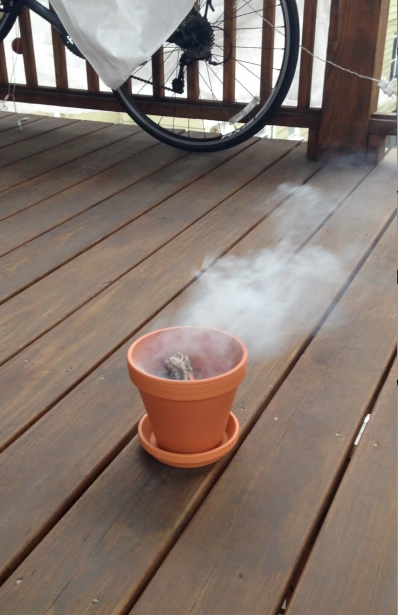
#> input picture data/smoke1.jpeg, 796 x 1230 px (shown at 1/2 size); its folder holds 4 pictures in this run
$ python FinalProject.py   (Python 2 division)   (older library calls are emulated)
#> lines starting #> are read from the running program, lines starting #| are printed output that depends on the picture; after the words box and inside, x2 and y2 are one past the last pixel; in counts of white or black regions, pixels touching at a corner belong together
import numpy as np
import matplotlib.pyplot as plt
import scipy.io as sio
from scipy.misc import imread
from scipy.spatial.distance import cdist
import cv2

def find_shadows(img, clustered_img):
    num_clusters = np.max(clustered_img)
    means = np.zeros((num_clusters,1))

    for cluster in np.arange(num_clusters):
        cluster_pixels = (clustered_img==cluster)
        incluster = np.zeros((cluster_pixels.shape[0],cluster_pixels.shape[1],3))
        incluster[:,:,0] = cluster_pixels
        incluster[:,:,1] = cluster_pixels
        incluster[:,:,2] = cluster_pixels
        meanval = np.sum(img*incluster)/np.sum(incluster)
        means[cluster] = meanval

    threshold = 130
    print means
    return means>threshold


# RECEIVES: the original RGB image
# Uses pixel groupings in multiple directions to create texton features. Using max and min functions
# the algorithm can then select the neighbors most likely to characterize the pixel in question
# RETURNS: normalized feature vector of size (npixels,nfeatures)
def get_segmentation_features(img):

    # Apply 2D filters to image to obtain representations of texture
    # (take into account some subset of nearby pixels)
    img_h = cv2.blur(img,(1,6))
    img_v = cv2.blur(img,(6,1))
    img_bilat = cv2.bilateralFilter(img,9,75,75)

    num_features = 5
    features = np.zeros((img.shape[0] * img.shape[1], num_features))

    for row in xrange(img.shape[0]):
        for col in xrange(img.shape[1]):
            features[row*img.shape[1] + col, :] = np.array([img_bilat[row, col, 0], img_bilat[row, col, 1],
                img_bilat[row, col, 2], row, col])

    norms = features.max(axis=0)
    # Normalize to weigh all features equally
    features_normalized = features / norms

    return features_normalized

# RECEIVES: the original RGB image and an image of the same size with segmentation region assignments
# RETURNS: array of size (nclusters,1) containing the ratio of harris corner pixels to total pixels in the boundary of each segment
def harris_smoke(img, clustered_img):
    bw = cv2.cvtColor(img,cv2.COLOR_BGR2GRAY)
    bw = np.float32(bw)
    num_clusters = np.max(clustered_img)
    ratios = np.zeros((num_clusters,1))

    # Parameters for Harris
    blockSize = 6
    ksize = 3
    k = 0.01

    # Kernel for dilation and erosion
    kernel = np.ones((5,5), np.uint8)

    # Find Harris corners
    har = cv2.cornerHarris(bw,blockSize,ksize,k)
    # har is array of size (H,W) of type float 32 from 1e-8 to 1e08

    for cluster in np.arange(num_clusters):
        cluster_pixels = (clustered_img==cluster)
        # Convert to float for dilate operation
        cluster_pixels = np.float32(cluster_pixels)
        # Eliminate noisy pixels that stand on their own
        cluster_pixels = 1-(cv2.dilate(1-cluster_pixels,kernel))

        dilated_pixels = cv2.dilate(cluster_pixels,kernel,iterations = 2)
        eroded_pixels = cv2.erode(cluster_pixels,kernel)
        # Change data type back to boolean
        border_pixels = (dilated_pixels-eroded_pixels)

        # Threshold imposition
        seg_har = np.logical_and(har>0.00001*har.max(),border_pixels)
        corners = np.sum(seg_har)
        tot = np.sum(border_pixels)
        ratio = np.double(corners)/tot

        ratios[cluster] = ratio

    return ratios

# RECEIVES: the original RGB image and an image of the same size with segmentation region assignments
# RETURNS: array of size (nclusters,1) containing the ratio of canny edge pixels to total pixels in the boundary of each segment
def canny_smoke(img, clustered_img):
    bw = cv2.cvtColor(img,cv2.COLOR_BGR2GRAY)
    bw = np.float32(bw)
    num_clusters = np.max(clustered_img)
    ratios = np.zeros((num_clusters,1))


    # Find Canny edges
    thresh1 = 300
    thresh2 = 400
    edges = cv2.Canny(img,thresh1,thresh2)

    # Kernel for dilation and erosion
    kernel = np.ones((5,5), np.uint8)

    for cluster in np.arange(num_clusters):
        cluster_pixels = (clustered_img==cluster)
        # Convert to float for dilate operation
        cluster_pixels = np.float32(cluster_pixels)

        # Eliminate noisy pixels that stand on their own
        cluster_pixels = 1-(cv2.dilate(1-cluster_pixels,kernel))

        dilated_pixels = cv2.dilate(cluster_pixels,kernel,iterations = 2)
        eroded_pixels = cv2.erode(cluster_pixels,kernel)
        # Change data type back to boolean
        border_pixels = (dilated_pixels-eroded_pixels)

        # Threshold imposition
        seg_can = np.logical_and(edges/255==1,border_pixels)
        edgecount = np.sum(seg_can)
        tot = np.sum(border_pixels)
        ratio = np.double(edgecount)/tot

        # plt.subplot(224), plt.imshow(border_pixels - 0.5*seg_can)
        # plt.title('Edges on Boundary'), plt.xticks([]), plt.yticks([])

        ratios[cluster] = ratio

    plt.subplot(223), plt.imshow(edges),
    plt.title('Canny Edges'), plt.xticks([]), plt.yticks([])
    return ratios

# RECEIVES: original rgb image, feature vector of size (npixels,nfeatures), and scalar bandwidth parameter\
# RETURNS: image of size (H,W) containing the segmentation assignment of each pixel
def meanshift_segmentation(im, features, bandwidth):
    H = im.shape[0];
    W = im.shape[1];
    num_pixels = features.shape[0];
    num_features = features.shape[1]
    centroids = np.empty((0,num_features))
    # Keep track of pixels to be tested
    pixels = np.arange(num_pixels)
    unseen = np.ones((num_pixels,),dtype=bool)
    # Until all pixels have been added to a cluster
    while(unseen.any()):
        # Randomly choose a *new* pixel to test
        pixel = np.random.choice(pixels[unseen])
        meanvec = features[pixel,:]
        oldmean = meanvec+bandwidth # Make sure to enter loop once
        while(np.linalg.norm(meanvec-oldmean)>0.01*bandwidth):
            oldmean = meanvec
            # Find all other pixels within bandwith distance of mean
            sqdist = np.sum(np.square(meanvec-features),axis=1)
            withinbw = np.array(sqdist<bandwidth**2)
            # Record that certain pixels have been clustered already
            unseen[withinbw] = False
            # Re-compute centroid of mean vector
            meanvec = np.mean(features[withinbw,:],axis=0)
        # Compare meanvec to others and merge if necessary
        newcluster = np.sum(np.square(centroids-meanvec),axis=1)
        newcluster = newcluster<(bandwidth/2)**2
        if(~newcluster.any()):
            meanvec = np.reshape(meanvec,(1,num_features))
            centroids = np.vstack((centroids,meanvec))
    # Vectorized: Assign all points to their nearest cluster by creating matrices of (npixels,nfeatures,nclusters)
    centroids = np.reshape(centroids,(centroids.shape[0],centroids.shape[1],1))
    centroids = np.swapaxes(centroids,0,2)
    centroids_mat = np.tile(centroids,(num_pixels,1,1))
    features = np.reshape(features,(features.shape[0],features.shape[1],1))
    features_mat = np.tile(features,(1,1,centroids_mat.shape[2]))
    # Assign based off of minimum euclidean distance (same as min of squared euclidean)
    distances = np.sum(np.square(features_mat-centroids_mat),axis=1)
    cluster_assignments = np.argmin(distances,axis=1)
    return np.reshape(cluster_assignments,(H,W))

if __name__ == '__main__':

    # Change these parameters to find favorite parameter
    # 0.10 seems good for no x, y in feature vector
    # 0.25 seems good for rgb of bilateral image and x and y
    bandwidths = [0.25]

    for filename in ['smoke1','smoke2','smoke3','smoke4']:
        print filename
        # Load image from file, resize to speed up segmentation, and plot it
        img = imread('data/%s.jpeg' % filename)
#> img is the input picture: shape (1230, 796, 3); mean R, G, B 131.3, 116.3, 107.8
        img = cv2.resize(img, (img.shape[1]/4,img.shape[0]/4))
#> img: shape (307, 199, 3)

        # Create the feature vector for the images using texture (various nearby RGB)
        features = get_segmentation_features(img)
#> in get_segmentation_features, `img_h = cv2.blur(img,(1,6))`:
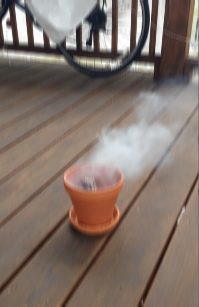
#> img_h: shape (307, 199, 3); mean R, G, B 131.2, 116.2, 107.7
#> in get_segmentation_features, `img_v = cv2.blur(img,(6,1))`:
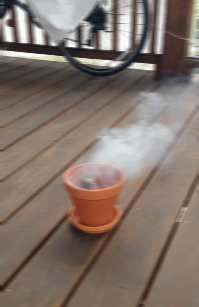
#> img_v: shape (307, 199, 3); mean R, G, B 131.1, 116.1, 107.6
#> in get_segmentation_features, `norms = features.max(axis=0)`: norms = [254, 254, 254, 306, 198]

        for bandwidth in bandwidths:
            # Segmentation using meanshift algorithm
            clustered_pixels = meanshift_segmentation(img, features, bandwidth)

            # Find frequency of edges and corners in border area of each segment
            clustercorner_ratios = harris_smoke(img, clustered_pixels)
            clusteredge_ratios = canny_smoke(img, clustered_pixels)

            # Find and eliminate dark segments (shadow filter)
            shadows = find_shadows(img, clustered_pixels)

            # Combine harris, canny, shadow for final answer
            smoke = np.logical_and(np.logical_and(clustercorner_ratios>0.2,clustercorner_ratios<0.6),
                np.logical_and(clusteredge_ratios<0.08,shadows))
            smoke = clustered_pixels==np.argmax(smoke)

            # Eliminate noisy pixels
            kernel = np.ones((5,5), np.uint8)
            final = 1-(cv2.dilate(1-np.float32(smoke),kernel))

            # Display Results
            print "Harris"
            print clustercorner_ratios
            print "Canny"
            print clusteredge_ratios

            plt.subplot(221), plt.imshow(img),
            plt.title('Original'), plt.xticks([]), plt.yticks([])
            plt.subplot(222), plt.imshow(255.0*clustered_pixels/np.max(clustered_pixels))
            plt.title('Segmentation'), plt.xticks([]), plt.yticks([])

            plt.subplot(224), plt.imshow(final,cmap='gray'), plt.title('Final Results')
            plt.xticks([]), plt.yticks([])
            plt.show()
#> this loop made 1 pass
#> (printed output is left out)
#> pass 1, `clustered_pixels = meanshift_segmentation(img, features, bandwidth)`:
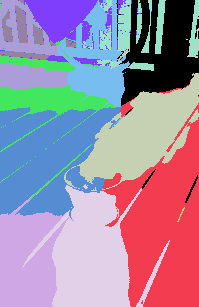
#> clustered_pixels: shape (307, 199) int64; 13 distinct labels, from 0 to 12; one colour per label, 0 black
#> pass 1, in harris_smoke, `bw = cv2.cvtColor(img,cv2.COLOR_BGR2GRAY)`:
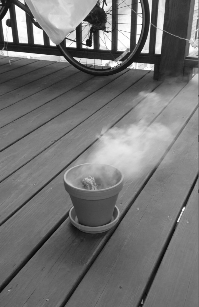
#> bw: shape (307, 199); min 7, max 255, mean 115.2
#> pass 1, in harris_smoke, `har = cv2.cornerHarris(bw,blockSize,ksize,k)`:
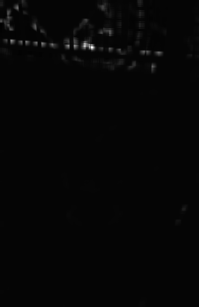
#> har: shape (307, 199) float32; min -3809155.5, max 164099840, mean 790238.2; drawn with min black and max white
#> pass 1, `plt.show()`:
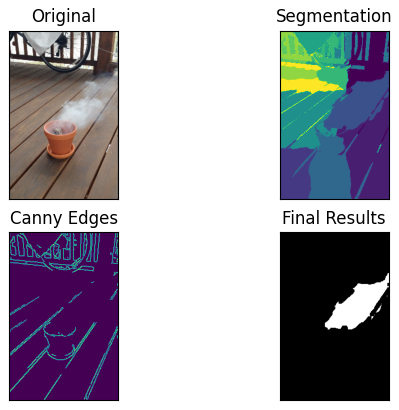
#> figure drawn by matplotlib, 4 panels
#> after the loop:
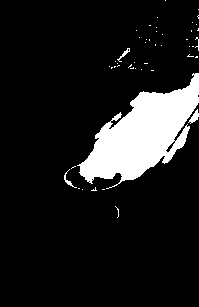
#> smoke: shape (307, 199) bool; 11.4% white; 48 white regions (43 under 20 px), largest, box (x1, y1, x2, y2) and area: (77, 73, 199, 189) 6659, (188, 109, 199, 124) 72, (64, 169, 77, 188) 48, (117, 48, 130, 62) 44, (195, 37, 199, 51) 20
#> pass 2 of the loop `for filename in ['smoke1','smoke2','smoke3','smoke4']:`:
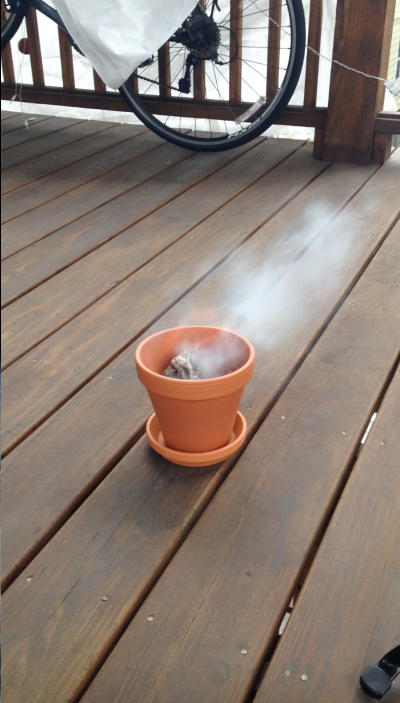
#> input picture data/smoke2.jpeg, 800 x 1406 px (shown at 1/2 size)
#> img is the input picture: shape (1406, 800, 3); mean R, G, B 138.1, 124.2, 115.3
#> img: shape (351, 200, 3)
#> img_h: shape (351, 200, 3)
#> img_v: shape (351, 200, 3)
#> img_bilat: shape (351, 200, 3)
#> the loop `for bandwidth in bandwidths:` made 1 pass
#> (printed output is left out)
#> pass 1, `clustered_pixels = meanshift_segmentation(img, features, bandwidth)`:
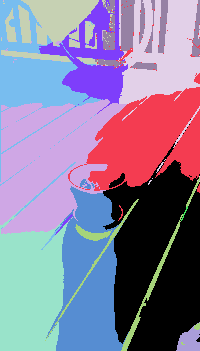
#> clustered_pixels: shape (351, 200) int64; 13 distinct labels, from 0 to 12; one colour per label, 0 black
#> after the loop `for bandwidth in bandwidths:`:
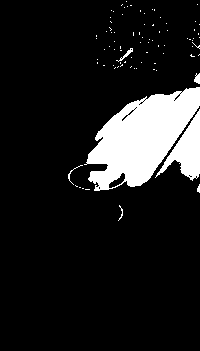
#> smoke: shape (351, 200) bool; 11.6% white; 85 white regions (79 under 20 px), largest, box (x1, y1, x2, y2) and area: (84, 87, 200, 191) 6533, (155, 109, 200, 181) 1297, (116, 48, 133, 62) 51, (194, 73, 200, 84) 47, (68, 165, 83, 185) 33, (118, 205, 123, 221) 23
#> pass 3 of the loop `for filename in ['smoke1','smoke2','smoke3','smoke4']:`:
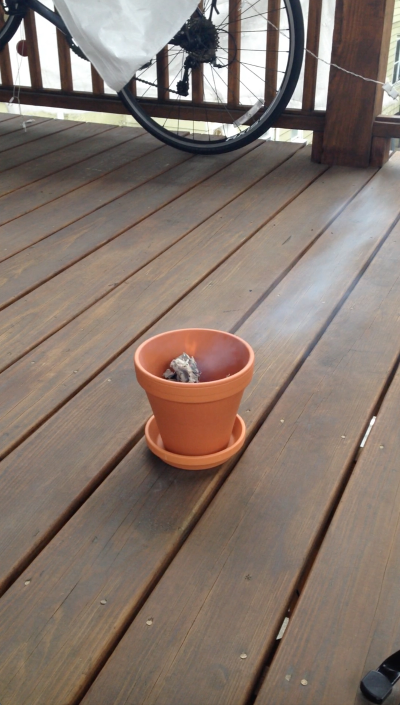
#> input picture data/smoke3.jpeg, 800 x 1410 px (shown at 1/2 size)
#> img is the input picture: shape (1410, 800, 3); mean R, G, B 132.7, 117.6, 108.2
#> img: shape (352, 200, 3)
#> img_h: shape (352, 200, 3)
#> img_v: shape (352, 200, 3)
#> img_bilat: shape (352, 200, 3)
#> the loop `for bandwidth in bandwidths:` made 1 pass
#> (printed output is left out)
#> pass 1, `clustered_pixels = meanshift_segmentation(img, features, bandwidth)`:
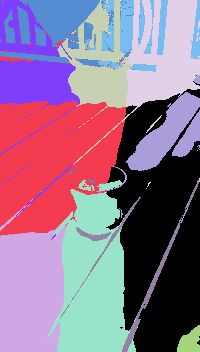
#> clustered_pixels: shape (352, 200) int64; 12 distinct labels, from 0 to 11; one colour per label, 0 black
#> after the loop `for bandwidth in bandwidths:`:
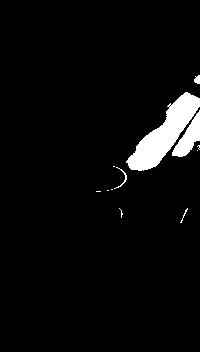
#> smoke: shape (352, 200) bool; 4.2% white; 12 white regions (7 under 20 px), largest, box (x1, y1, x2, y2) and area: (126, 92, 200, 171) 2227, (172, 110, 200, 157) 586, (114, 167, 127, 189) 46, (194, 75, 200, 84) 41, (180, 208, 188, 223) 22
#> the loop made 4 passes; the first 3 are shown
